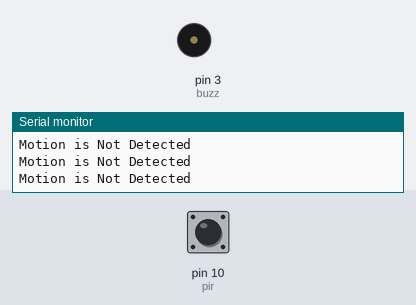
The sketch below on a simulated Arduino Uno, built with avr-gcc and run on an emulated ATmega328P. Parts: buzzer (waves = sounding, pin HIGH), the last lines printed to the serial monitor. Inputs (shaded band) come from the test bench; at power-on: pin 10 (pir) LOW.

Above: at 1.2 s.
1.3 s: pin 10 (pir) driven HIGH
At 1.8 s:
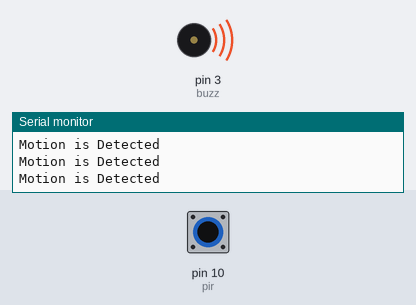
2.8 s: pin 10 (pir) driven LOW
At 4.2 s:
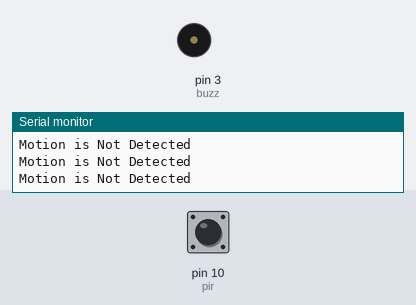
5.8 s: pin 10 (pir) pulsed HIGH 2 times (0.12 s each, 0.3 s apart)
At 6.16 s:
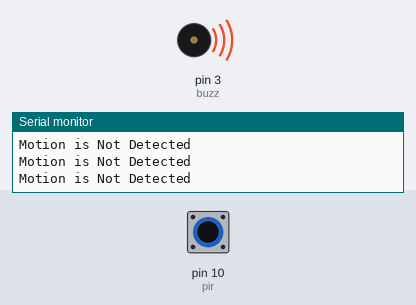
9.4 s: pin 10 (pir) pulsed HIGH 5 times (0.12 s each, 0.3 s apart)
At 11.4 s:
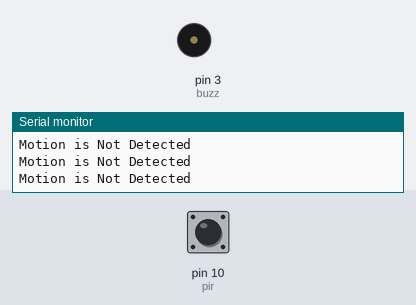
Timing chart, 0 to 12.9 s (numbered marks = the images above; inputs shaded):
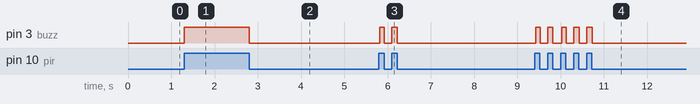

Measured:
- after the input at 1.3 s, pin 3 (buzz): LOW → HIGH at once
- after the input at 2.8 s, pin 3 (buzz): HIGH → LOW at once
- after the input at 5.8 s, pin 3 (buzz): alternates HIGH for 0.11 s and LOW for 0.17 s, 4 changes in all, then stays LOW, starting at once
- after the input at 9.4 s, pin 3 (buzz): alternates HIGH for 0.12 s and LOW for 0.17 s, 10 changes in all, then stays LOW, starting at once

The sketch:

pir.ino
```cpp
int buzz = 3;
int pir = 10;

void setup()
{
 pinMode(buzz , OUTPUT);
 pinMode(pir , INPUT);
 Serial.begin(9600);
}

void loop()
{
 int value = digitalRead(pir);


 if(value == 1)
 {
  digitalWrite(buzz , 1);
  Serial.println("Motion is Detected");
 }
 else
 {
  digitalWrite(buzz , 0);
  Serial.println("Motion is Not Detected");
 }
}  
```
